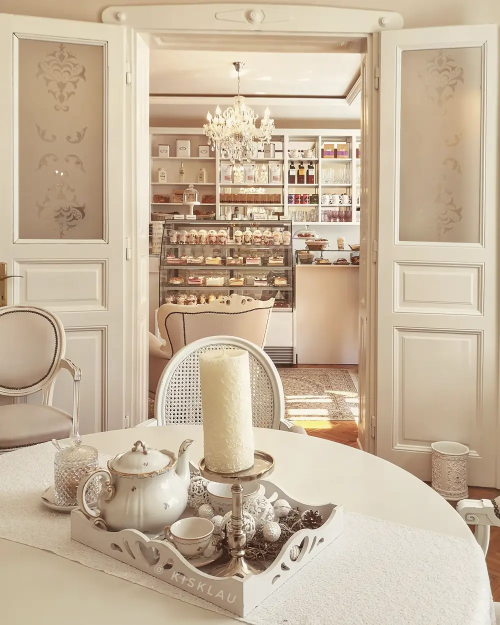
#> input picture site/img/hero-1000.webp, 1000 x 1250 px (shown at 1/2 size)
$ python melyseg.py ../site/img/hero-1000.webp ../site/img/hero-1400.webp
#> lines starting #> are read from the running program, lines starting #| are printed output that depends on the picture
import sys
import numpy as np
import onnxruntime as ort
from PIL import Image, ImageFilter

src, out = sys.argv[1], sys.argv[2]
im = Image.open(src).convert('RGB')
#> im is the input picture: PIL image 1000x1250 RGB; mean R, G, B 198.1, 179.9, 156.1
W, H = im.size
#> W = 1000; H = 1250
# 518-es oldal, 14 többszöröse, arány megtartva
h = 518
w = 518  # a modell bemenete fix 518x518
x = np.asarray(im.resize((w, h), Image.BICUBIC), dtype=np.float32) / 255.0
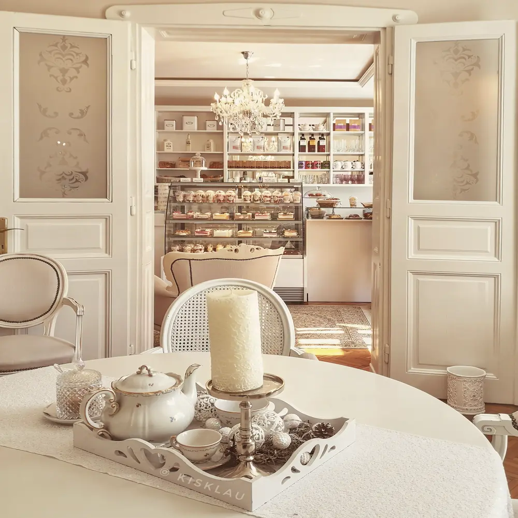
#> x: shape (518, 518, 3) float32; mean R, G, B 0.776, 0.705, 0.612
x = (x - [0.485, 0.456, 0.406]) / [0.229, 0.224, 0.225]
x = x.transpose(2, 0, 1)[None].astype(np.float32)
#> (the run stopped early here; a loop or call above may not have finished)
